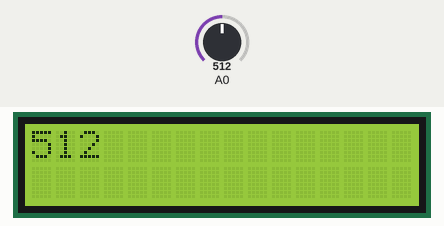
This sketch was run on a simulated Arduino Uno, built with avr-gcc and run on an emulated ATmega328P. On the bench: 16×2 character LCD. The inputs (shaded band) are chosen by the test bench; at power-on: A0 = 512.

Above: at 1.2 s.
1.3 s: A0 set to 716
At 2.0 s:
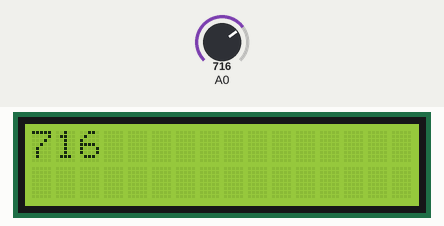
2.8 s: A0 set to 900
At 3.2 s:
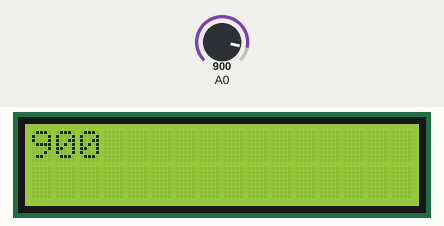
4.3 s: A0 set to 1023
At 5.6 s:
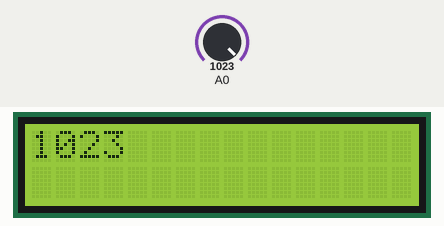
Timing chart, 0 to 7.3 s (numbered marks = the images above; inputs shaded):
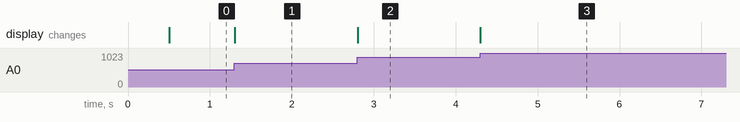

The sketch:

sketch_apr26a.ino
```cpp
#include <LiquidCrystal.h>;
LiquidCrystal lcd(8, 9, 4, 5, 6, 7);
void setup() {
 lcd.begin(16 , 2);

}
int zapamietane = 0;
int kiedy = 0;
int chwila = 500;
void loop() {
  int czas  = millis();
  int przycisk = analogRead(0);
  if( (przycisk!=zapamietane) && (czas - kiedy > chwila))
  {
  lcd.clear();
  lcd.setCursor(0,0);
  lcd.print(przycisk);
  delay(10);
  zapamietane = przycisk;
  kiedy =  czas;
  }

}
```

Measured:
- after the input at 1.3 s, the display: changes at once (image 1)
- after the input at 2.8 s, the display: changes at once (image 2)
- after the input at 4.3 s, the display: changes at once (image 3)
